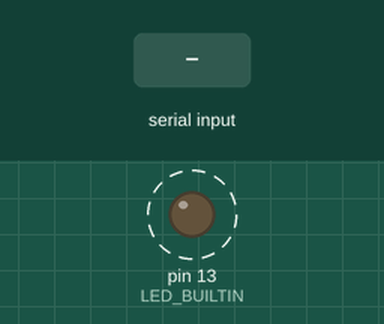
Recording of a sketch running on a simulated Arduino Uno, built with avr-gcc and run on an emulated ATmega328P. Parts: output pins drawn as LEDs (lit = HIGH). Dashed ring = blinking. Inputs (shaded band) come from the test bench. Storage starts empty; the audio player accepts every command and is not drawn; what the sketch prints to the serial monitor is not drawn.

Above: at 1.2 s.
1.3 s: "?" received over Serial
Timing chart, 0 to 10.3 s (numbered marks = the images above; inputs shaded):
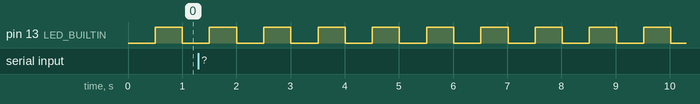

The sketch:

arduino-bell.ino
```cpp
#include <Arduino.h>
#include <SD.h>
#include <TMRpcm.h>
#include <SPI.h>

TMRpcm audio;

unsigned long time = 0;

void setup() {
    Serial.begin(9600);
    while (!Serial) {
        ; // wait for serial port to connect. Needed for native USB port only
    }
    Serial.print("Initializing SD card...\n");
    if (!SD.begin(10)) {
        Serial.println("initialization failed!\n");
        return;
    }
    Serial.println("initialization done.\n");


    pinMode(LED_BUILTIN, OUTPUT);

    audio.speakerPin = 9;

    audio.setVolume(5);
    audio.play("scatman2.wav");

    if (audio.isPlaying()) {
        Serial.println("Playing...");
    } else {
        Serial.println("Not playing...");
    }

    // // open the file. note that only one file can be open at a time,
    // // so you have to close this one before opening another.
    // File soundFile = SD.open("sound.mp3", FILE_READ);
    // // if the file opened okay, write to it:
    // if (soundFile) {
    //     Serial.print("Playing sound.mp3...");
    //     Serial.write(soundFile.read());
    //     Serial.println("done.");
    // } else {
    //     Serial.println("error opening sound.mp3");
    // }
}

void loop() {
    // blink the LED manually to demonstrate music playback is independant of main loop
    if (audio.isPlaying() && millis() - time > 50 ) {
        digitalWrite(13, !digitalRead(13));
        time = millis();
    } else if (millis() - time > 500) {
        digitalWrite(13, !digitalRead(13));
        time = millis();
    }

    if(Serial.available()){
        switch(Serial.read()) {
            case 'd': audio.play("music"); break;
            case 'P': audio.play("supermusic.wav"); break;
            case 't': audio.play("sound.wav"); break;
            case 'p': audio.pause(); break;
            case '?': if(audio.isPlaying()){ Serial.println("A wav file is being played");} else { Serial.println("No sound is being played");} break;
            case 'S': audio.stopPlayback(); break;
            case '=': audio.volume(1); break;
            case '-': audio.volume(0); break;
            case '0': audio.quality(0); break;
            case '1': audio.quality(1); break;
            default: break;
        }
    }
}
```

arduino-tone.ino
```cpp
// #include <Arduino.h>

// void setup()
// {
//     pinMode(PIN_A0, OUTPUT);
// }

// void loop()
// {
//     tone(PIN_A0, 33, 500);
//     delay(1000);
//     tone(PIN_A0, 37, 500);
//     delay(1000);
//     tone(PIN_A0, 41, 500);
//     delay(1000);
//     tone(PIN_A0, 44, 500);
//     delay(1000);
//     tone(PIN_A0, 49, 500);
//     delay(1000);
//     tone(PIN_A0, 55, 500);
//     delay(1000);
//     tone(PIN_A0, 62, 500);
//     delay(1000);
// }
```

Measured:
- by itself, pin 13 (LED_BUILTIN): alternates HIGH for 0.50 s and LOW for 0.50 s
